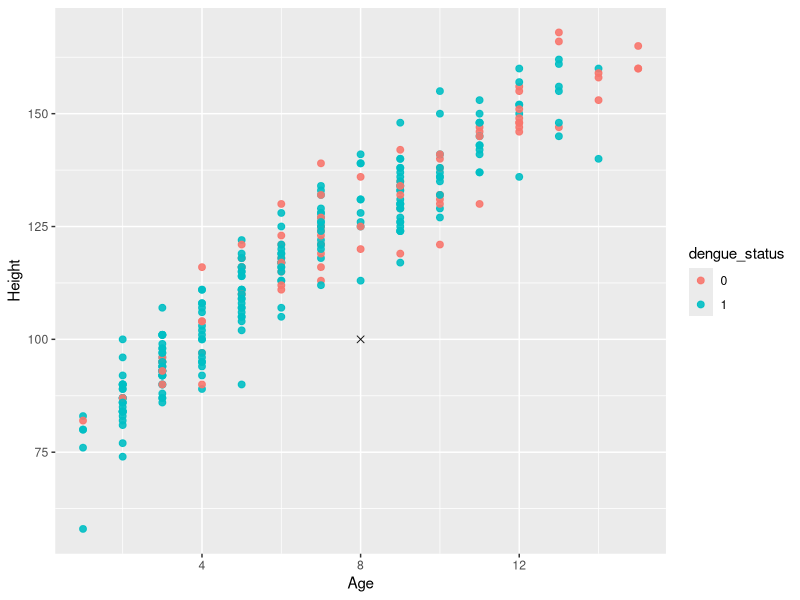
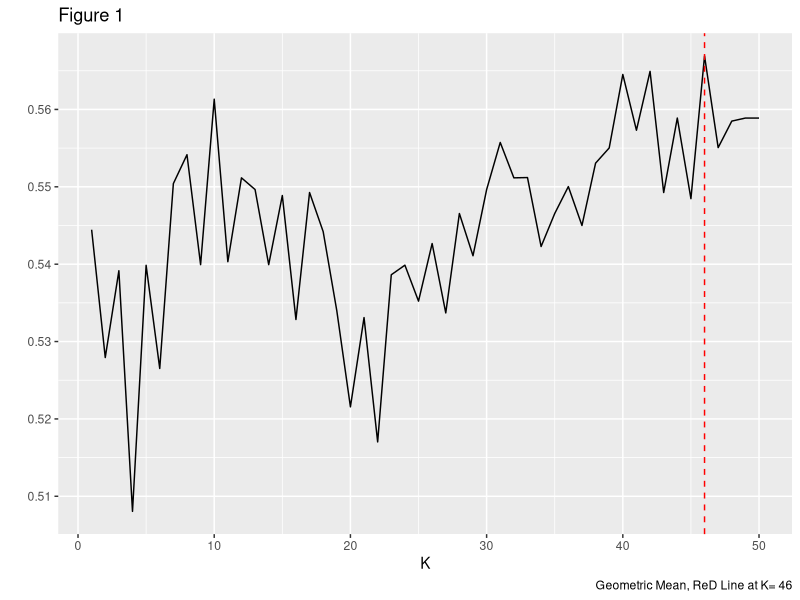
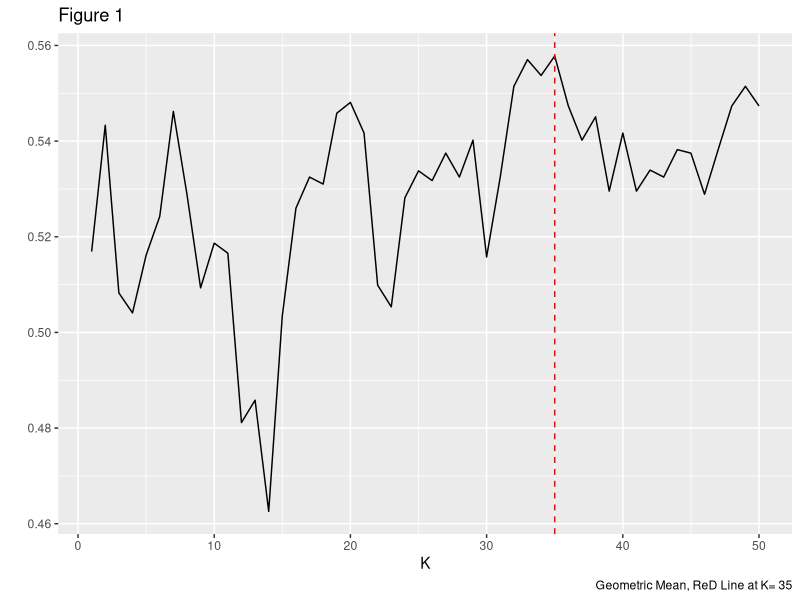
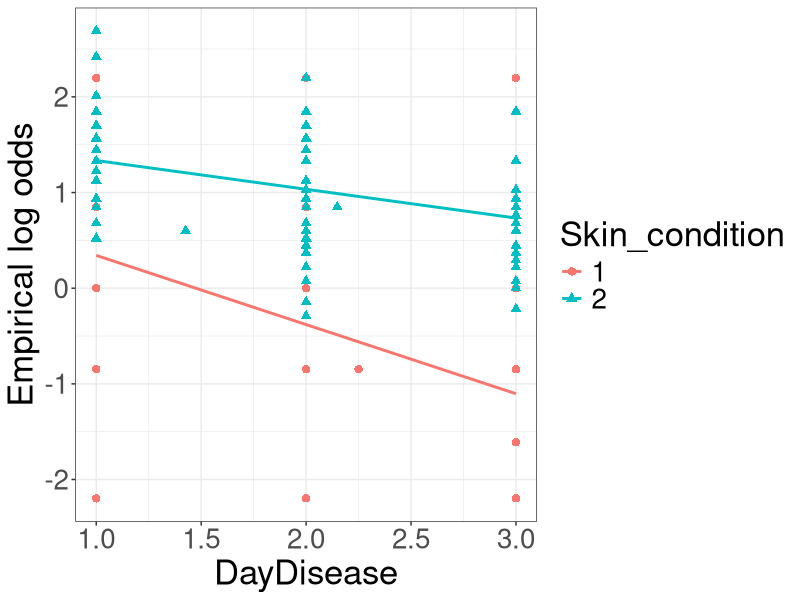

The R source for these figures, in order: (Note: this script raises an error after producing the figures.)
## ---- chunk 1
library(ggplot2)
library(broom)
library(gridExtra)
library(dplyr)
library(class)
library(tidyverse)
library(gridExtra)
## ---- chunk 2
knitr::opts_chunk$set(echo = TRUE)
## ---- chunk 3
dengue<-read.csv("dengueData.csv")
## ---- chunk 4
sum(is.na(dengue))
na.omit(dengue)
## ---- chunk 5
glimpse(dengue)
## ---- chunk 6
knnDemo<-data.frame("dengue_status"= dengue$Y,"Age"= dengue$Age, "Height"= dengue$Height)
## ---- chunk 7
numb<-nrow(knnDemo)
set.seed(363663)
DemoSubsetRow<-sample(1:numb,numb*0.05,replace = FALSE)
SetForDemo<-knnDemo[DemoSubsetRow,]  
## ---- chunk 8
example_data<-data.frame("Age"= rep(NA,1),"Height"=rep(NA,1))
example_data$Age[1]<-8
example_data$Height[1]<-100

SetForDemo<-SetForDemo%>%
  mutate(dengue_status=as.character(dengue_status))
#demoTest<-example_data%>%
 # mutate(dengue_status_test=as.character(dengue_status))
ggplot()+
  geom_point(data = SetForDemo,aes(x=Age,y=Height,col=dengue_status),size=2,alpha=0.9,shape=19)+
  geom_point(data =example_data,aes(x=Age,y=Height),size=2,alpha=0.9,shape=4)
  
  
## ---- chunk 9
knnActual<-dengue
knnActual<-knnActual%>%
  mutate(Flush=as.character(Flush),
        Hepatomegaly=as.character(Hepatomegaly),
        Rash=as.character(Rash))

## ---- chunk 10
q<-nrow(dengue)
set.seed(363663)
manually_select<-sample(1:q,q*0.8,replace = "FALSE")
manual_train<-dengue[manually_select,]
manual_test<-dengue[-manually_select,]
storage8020<-data.frame("Predictions" = rep(NA,1146))
#Find rows with positive and negative result
    true1_split<-which(manual_test$Y == 1)
    true0_split<-which(manual_test$Y == 0)
    
    #Compute the amount of rows corresponding to each result
    ntrue1_split<-length(true1_split)
    ntrue0_split<-length(true0_split)
    
storage_split<-data.frame("K"= rep(NA,50),"GeoMean"= rep(NA,50))

for(t in 1:50){
  storage_split$K[t]<-t
  k_preds_split<-knn(manual_train[,c(2,3,8,9)],manual_test[,c(2,3,8,9)],k=t,cl=manual_train$Y)
  storage8020$Predictions<-as.numeric(as.character(k_preds_split))
  
  
  
  sensitivity_split<-sum(k_preds_split[true1_split] == 1)/ntrue1_split
  #print(sensitivity_split)
  specificity_split<-sum(k_preds_split[true0_split] == 0)/ntrue0_split
  #print(specificity_split)
  storage_split$GeoMean[t]<-sqrt(sensitivity_split*specificity_split)
  #print(storage_split$GeoMean)
}
knitr::kable(table(storage8020$Predictions, manual_test$Y), caption= "Table 1: Confusion Matrix(80% Training & 20% Testing ) ", col = c("Not Dengue", "Dengue"))
## ---- chunk 11
#Create plot to find the best k for KNN 
knnSplit<-ggplot(storage_split,aes(K,GeoMean))+
  geom_line()+
  labs(caption = paste("Geometric Mean, ReD Line at K=", which.max(storage_split$GeoMean)),title = "Figure 1",y = " ")+
  geom_vline(xintercept = which.max(storage_split$GeoMean),lty = 2,col="red")
knnSplit
## ---- chunk 12
n<-nrow(knnActual)
nk<-50
storage<-data.frame("K"=rep(NA,nk),
                    "Sensitivity" = rep(NA,nk),
                    "Specificity" = rep(NA,nk),
                    "GeoMean" = rep(NA,nk))

#Creating pools and set fold for K fold CV
set.seed(363663)
pool<-rep(1:10,573)

fold<-sample(pool,5726,replace = FALSE)

#Outer loop for incrementing k 
for(k in 1:nk){
  storage$K[k]<-k
  
  storage_inner<-data.frame("YHat" = rep(NA,n))
  #Inner loop for 10 fold cv
  for(i in 1:10){
    #Find data in each fold
    infold<-which(fold == i)
    
    #Create training and testing sets
    Train_Dengue<-knnActual[-infold,]
    Test_Dengue<-knnActual[infold,]
    
    #Run Knn
    k_preds<-knn(Train_Dengue[,c(2,3,8,9)],Test_Dengue[,c(2,3,8,9)],k=k,cl=Train_Dengue$Y)
    
    #store results
    storage_inner$YHat[infold]<-as.numeric(as.character(k_preds))
    
    #Find rows with positive and negative result
    true1<-which(Test_Dengue$Y == 1)
    true0<-which(Test_Dengue$Y == 0)
    
    #Compute the amount of rows corresponding to each result
    ntrue1<-length(true1)
    ntrue0<-length(true0)
    #Compute sensitivity and specificity, as well as GeoMean for determining the best value for k

    sensitivity<-sum(k_preds[true1] == 1)/ntrue1
    storage$Sensitivity[k]<-sensitivity
    specificity<-sum(k_preds[true0] == 0)/ntrue0
    storage$Specificity[k]<-specificity
    storage$GeoMean[k]<-sqrt(sensitivity*specificity)
    
  }
  
}

## ---- chunk 13
#Create plot to find the best k for KNN 
knnActualPlot<-ggplot(storage,aes(K,GeoMean))+
  geom_line()+
  labs(caption = paste("Geometric Mean, ReD Line at K=", which.max(storage$GeoMean)),title = "Figure 1",y = " ")+
  geom_vline(xintercept = which.max(storage$GeoMean),lty = 2,col="red")
knnActualPlot
## ---- chunk 14
set.seed(363663)
#create storage for prediction result
storage_inner_trial<-data.frame("pred"=rep(NA,5726))
#run 10 fold knn with best k value = 35
 for(i in 1:10){
   
   #Find data in each fold
    infold<-which(fold == i)
    
    #Creating Training and testing set
    Train_Dengue<-knnActual[-infold,]
    Test_Dengue<-knnActual[infold,]
    #Run knn
    k_preds_best<-knn(Train_Dengue[,c(2,3,8,9)],Test_Dengue[,c(2,3,8,9)],k=35,cl=Train_Dengue$Y)
    #store result
    storage_inner_trial$pred[infold]<-as.numeric(as.character(k_preds))
    
    
 }
#Compute sensitivity and specificity,formating them
sensitivity2<-sum(k_preds[true1] == 1)/ntrue1
knitr::kable(sensitivity)
specificity2<-sum(k_preds[true0] == 0)/ntrue0

#Create confusion Matrix for the prediction with full dengue set

knitr::kable(table(storage_inner_trial$pred, dengue$Y), caption= "Table 2: Confusion Matrix of Predicting Dengue Status (10 Fold CV & KNN with K = 35)  ", col = c("Not Dengue", "Dengue"))  
## ---- chunk 15
logodds_plot <- function(data, num_bins, bin_method,
                         x, y, grouping = NULL, reg_formula = y ~ x){
  
  if(is.null(grouping)){
    dat <- data.frame(x = data[,x], 
                      y = data[,y],
                      group = 1)
  } else {
    dat <- data.frame(x = data[,x], 
                      y = data[,y],
                      group = data[,grouping])
  }
  
  if(bin_method == "equal_size"){
    logodds_table <- dat %>%
      drop_na() %>%
      arrange(group, x) %>%
      group_by(group) %>%
      mutate(obs = y,
             bin = rep(1:num_bins,
                       each=ceiling(n()/num_bins))[1:n()]) %>%
      group_by(bin, group) %>%
      summarize(mean_x = mean(x),
                prop = mean(c(obs, 0.5)),
                num_obs = n()) %>%
      ungroup() %>%
      mutate(logodds = log(prop/(1 - prop)))
  } else {
    logodds_table <- dat %>%
      drop_na() %>%
      group_by(group) %>%
      mutate(obs = y,
             bin = cut(x, 
                       breaks = num_bins,
                       labels = F)) %>%
      group_by(bin, group) %>%
      summarize(mean_x = mean(x),
                prop = mean(c(obs, 0.5)),
                num_obs = n()) %>%
      ungroup() %>%
      mutate(logodds = log(prop/(1 - prop)))
  }
  
  if(is.null(grouping)){
    logodds_table %>%
      ggplot(aes(x = mean_x,
                 y = logodds)) +
      geom_point(size=2.5) +
      geom_smooth(se=F, method="lm", formula = reg_formula) +
      theme_bw() +
      labs(x = x,
           y = "Empirical log odds") +
      theme(text = element_text(size=25))
  } else {
    logodds_table %>%
      ggplot(aes(x = mean_x,
                 y = logodds,
                 color = group,
                 shape = group)) +
      geom_point(size=2.5) +
      geom_smooth(se=F, method="lm", formula = reg_formula) +
      theme_bw() +
      labs(x = x,
           y = "Empirical log odds",
           color = grouping,
           shape = grouping) +
      theme(text = element_text(size=25))
  }
  
}
## ---- chunk 16
emplogitPlot <- function(x, y, binsize = NULL, ci = FALSE, probit = FALSE,
prob = FALSE, main = NULL, xlab = "", ylab = "", lowess.in = FALSE){
  
  if(class(y) =="character"){
   y <- as.numeric(as.factor(y))-1
   }
  
  if (length(x) != length(y))
    stop("x and y lengths differ")
  if (any(y < 0 | y > 1))
    stop("y not between 0 and 1")
  if (length(x) < 100 & is.null(binsize))
    stop("Less than 100 observations: specify binsize manually")
  
  if (is.null(binsize)) binsize = min(round(length(x)/10), 50)
  
  if (probit){
    link = qnorm
    if (is.null(main)) main = "Empirical probits"
  } else {
    link = function(x) log(x/(1-x))
    if (is.null(main)) main = "Empirical logits"
  }
  
  sort = order(x)
  x = x[sort]
  y = y[sort]
  a = seq(1, length(x), by=binsize)
  b = c(a[-1] - 1, length(x))
  
  prob = xmean = ns = rep(0, length(a)) # ns is for CIs
  for (i in 1:length(a)){
    range = (a[i]):(b[i])
    prob[i] = mean(y[range])
    xmean[i] = mean(x[range])
    ns[i] = b[i] - a[i] + 1 # for CI 
  }
  
  extreme = (prob == 1 | prob == 0)
  prob[prob == 0] = min(prob[!extreme])
  prob[prob == 1] = max(prob[!extreme])
  
  g = link(prob) # logits (or probits if probit == TRUE)
  
  linear.fit = lm(g[!extreme] ~ xmean[!extreme])
  b0 = linear.fit$coef[1]
  b1 = linear.fit$coef[2]
  
  loess.fit = loess(g[!extreme] ~ xmean[!extreme])
  
  plot(xmean, g, main=main, xlab=xlab, ylab=ylab)
  abline(b0,b1)
  if(lowess.in ==TRUE){
  lines(loess.fit$x, loess.fit$fitted, lwd=2, lty=2)
  }
}
## ---- chunk 17
dengue%>%
  mutate(DayDisease=dengue$DayDisease,
         Skin_condition=as.factor(dengue$Skin))%>%
  logodds_plot(100, "equal_size", x = "DayDisease", y = "Y",reg_formula = y ~ x, grouping = "Skin_condition")

## ---- chunk 18
dengueForCheck<-dengue
dengueForCheck$Y=as.factor(dengueForCheck$Y)
dengueForCheck$Sex=as.factor(dengueForCheck$Sex)

dengueForCheck$Abdo=as.factor(dengueForCheck$Abdo)
dengueForCheck$Muco=as.factor(dengueForCheck$Muco)
dengueForCheck$Skin=as.factor(dengueForCheck$Skin)

## ---- chunk 19
par(mfrow=c(2,2))
logit_DayDisease<-emplogitPlot(x=dengueForCheck$DayDisease,y=dengueForCheck$Y,xlab = "Day Diseases",ylab = "Log Odds of Dengue",main = "Figure 3.1 Empirical Logit Plot Day Disease")

logit_Temp<-emplogitPlot(x=dengueForCheck$Temp,y=dengueForCheck$Y,xlab = "Temperature",ylab = "Log Odds of Dengue",main = "Figure 3.2 Empirical Logit Plot Temperature")

logit_Age<-emplogitPlot(x=dengueForCheck$Age,y=dengueForCheck$Y,xlab = "Age",ylab = "Log Odds of Dengue",main = "Figure 3.3 Empirical Logit Plot Age")

logit_BMI<-emplogitPlot(x=dengueForCheck$BMI,y=dengueForCheck$Y,xlab = "BMI",ylab = "Log Odds of Dengue",main = "Figure 3.4 Empirical Logit Plot BMI")

## ---- chunk 20
correlation<-cor(dengue[,c(2,8:11)])
correlation_tr<-round(correlation,3)
knitr::kable(correlation_tr)
## ---- chunk 21
glm(data=dengue, family = binomial, Y~Sex+Vomiting+Temp)
